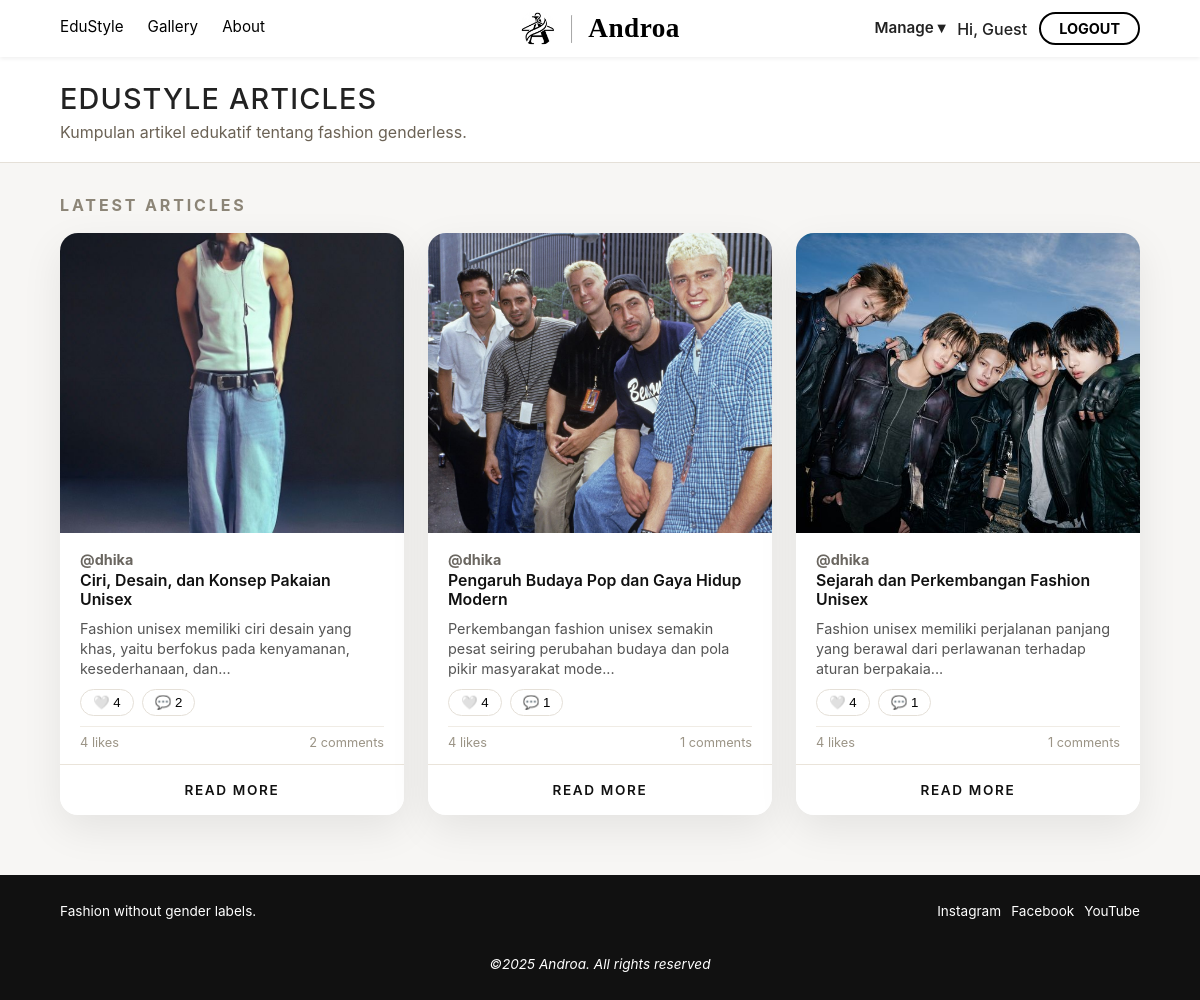
The page /Androa-Doang/pages/admin/edustyle.php on the database its author committed.
### tables this page shows
CREATE TABLE `articles` (
  `article_id` int(11) NOT NULL,
  `author_id` int(11) NOT NULL,
  `title` varchar(255) NOT NULL,
  `content` longtext NOT NULL,
  `image_path` varchar(255) DEFAULT NULL,
  `status` enum('draft','published','archived') NOT NULL DEFAULT 'draft',
  `views` int(11) NOT NULL DEFAULT 0,
  `created_at` timestamp NOT NULL DEFAULT current_timestamp(),
  `updated_at` timestamp NOT NULL DEFAULT current_timestamp() ON UPDATE current_timestamp()
);

CREATE TABLE `users` (
  `user_id` int(11) NOT NULL,
  `username` varchar(50) NOT NULL,
  `email` varchar(100) NOT NULL,
  `password` varchar(255) NOT NULL,
  `full_name` varchar(100) DEFAULT NULL,
  `bio` text DEFAULT NULL,
  `avatar_path` varchar(255) DEFAULT '/assets/profile-default.jpg',
  `role` enum('guest','user','admin') NOT NULL DEFAULT 'user',
  `is_active` tinyint(1) NOT NULL DEFAULT 1,
  `created_at` timestamp NOT NULL DEFAULT current_timestamp()
);

### Androa-Doang/pages/admin/edustyle.php (the view, shortened to what this page needs)
<?php
include '../../db_connect.php';
include '../../components/header_admin.php';
?>
<link rel="stylesheet" href="admin.css">
<body class="admin-edustyle-page">
<header class="gallery-header">
    <section class="header-banner">
        <h1>EDUSTYLE ARTICLES</h1>
        <p>Kumpulan artikel edukatif tentang fashion genderless.</p>
    </section>
</header>
<main>
    <section class="gallery-list">
        <h2>Latest Articles</h2>
        <div class="gallery-grid">
            <?php
            $query = "SELECT a.*, u.username
                      FROM articles a
                      JOIN users u ON a.author_id = u.user_id
                      WHERE a.status = 'published'
                      ORDER BY a.created_at DESC";
            $result = mysqli_query($conn, $query);
            if (mysqli_num_rows($result) > 0) {
                while ($row = mysqli_fetch_assoc($result)) {
                    $article_id = $row['article_id'];
                    $title = htmlspecialchars($row['title']);
                    $author_name = htmlspecialchars($row['username']);
                    $content_raw = strip_tags($row['content']);
                    $content_preview = mb_strimwidth($content_raw, 0, 100, "...");
                    $img_src = !empty($row['image_path']) ? "../../Asset/" . $row['image_path'] : "../../Asset/default-article.jpg";
                    $query_likes = "SELECT COUNT(*) as total FROM likes WHERE post_type='article' AND article_id='$article_id'";
                    $res_likes = mysqli_query($conn, $query_likes);
                    $total_likes = mysqli_fetch_assoc($res_likes)['total'];
                    $is_liked = false;
                    $like_class = '';
                    $query_comments = "SELECT COUNT(*) as total FROM comments WHERE post_type='article' AND article_id='$article_id'";
                    $res_comments = mysqli_query($conn, $query_comments);
                    $total_comments = mysqli_fetch_assoc($res_comments)['total'];
            ?>
                    <article class="card">
                        <a href="detail-artikel.php?article_id=<?= $article_id; ?>">
                            <img src="<?= $img_src; ?>" alt="<?= $title; ?>" style="width:100%; height:300px; object-fit:cover;">
                        </a>
                        <div class="post-info">
                            <p class="ig-caption" style="margin-bottom: 5px;">
                                <b>@<?= $author_name; ?></b> <br>
                                <span style="font-weight:600; font-size: 1.1em;"><?= mb_strimwidth($title, 0, 50, "..."); ?></span>
                            </p>
                            <p class="article-content" style="font-size: 0.9em; color: #555; margin-top: 5px; line-height: 1.4;">
                                <?= $content_preview; ?>
                            </p>
                            <div class="actions" style="margin-top: 10px;">
                                <a href="javascript:void(0)" onclick="toggleLike(this, 'article', <?= $article_id; ?>)" style="text-decoration:none;">
                                    <button class="like-button <?= $like_class; ?>" style="cursor:pointer;">
                                        <?= $is_liked ? '❤️' : '🤍'; ?> <?= $total_likes; ?>
                                    </button>
                                </a>
                                <a href="detail-artikel.php?article_id=<?= $article_id; ?>#comments">
                                    <button class="comment-button">💬 <?= $total_comments; ?></button>
                                </a>
                            </div>
                            <div class="stats-bar">
                                <span id="stats-likes-<?= $article_id; ?>">
                                    <?= $total_likes; ?> likes
                                </span>
                                <span id="stats-comments-<?= $article_id; ?>">
                                    <?= $total_comments; ?> comments
                                </span>
                            </div>
                        </div>
                        <a href="detail-artikel.php?article_id=<?= $article_id; ?>" class="read-more-btn">
                            READ MORE
                        </a>
                    </article>
            <?php
                }
            }  ?>
        </div>
    </section>
</main>
<?php include '../../components/footer.php'; ?>
</body>

### Androa-Doang/components/components.css (style rules this page uses)
body { font-family: var(--font-sans); color: #222; margin: 0; padding: 0; }

### rows shown on the page
articles: image_path (picture), author.username "dhika", title "Ciri, Desain, dan Konsep Pakaian Unisex", content "Fashion unisex memiliki ciri desain yang khas, yaitu berfokus pada kenyamanan, kesederhanaan, dan...", total_likes "4", total_comments "2"
articles: image_path (picture), author.username "dhika", title "Pengaruh Budaya Pop dan Gaya Hidup Modern", content "Perkembangan fashion unisex semakin pesat seiring perubahan budaya dan pola pikir masyarakat mode...", total_likes "4", total_comments "1"
articles: image_path (picture), author.username "dhika", title "Sejarah dan Perkembangan Fashion Unisex", content "Fashion unisex memiliki perjalanan panjang yang berawal dari perlawanan terhadap aturan berpakaia...", total_likes "4", total_comments "1"

### other values the page prints
$_SESSION['user_username'] "Guest"
